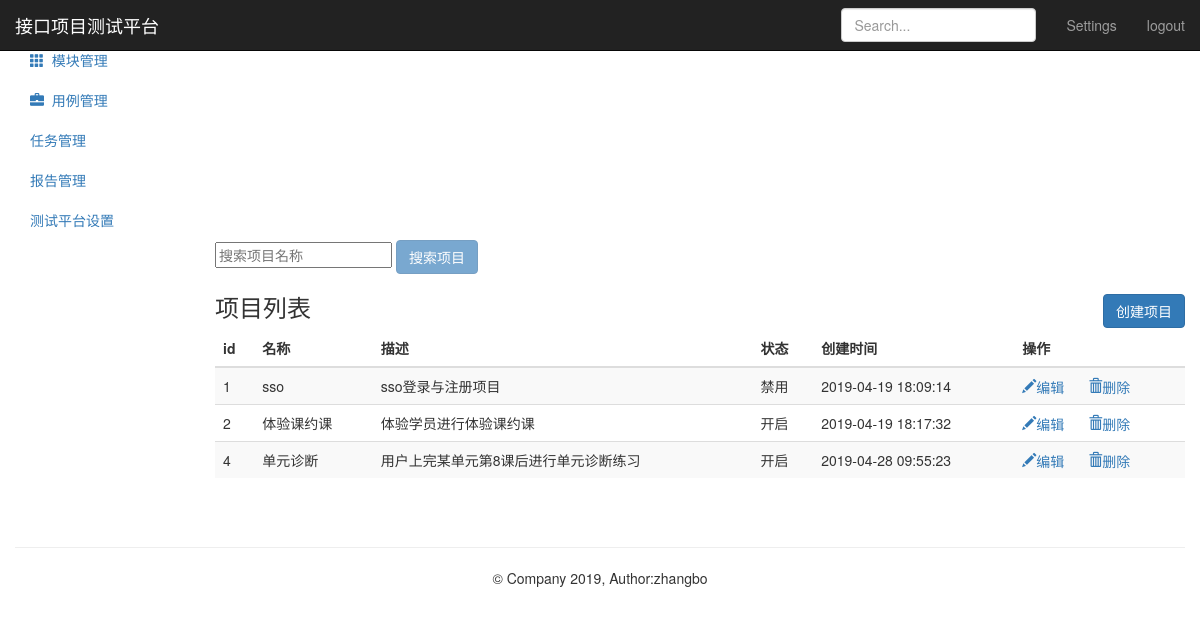
Screenshot of /project/ (signed in) with the database file from the repository.
### project_app/models.py (models this page shows, shortened)
class Project(models.Model):
      name = models.CharField("名称",max_length=50,null=False)
      describe = models.TextField("描述",default="",max_length=50)
      status = models.BooleanField("状态",default=1)
      update_time = models.DateTimeField(auto_now=True)
      create_time = models.DateTimeField(auto_now_add=True)

### project_app/views.py (the view)
# urls.py: path('',views.project_manage),
@login_required
def project_manage(request):
    project_all = Project.objects.all()
    return render(request,"project.html",{"projects":project_all,"type":"list"})

### templates/project.html (shortened to what this page needs)
{% extends "base.html" %}
{% block base %}
     <nav class="navbar navbar-inverse navbar-fixed-top">
        <div class="container-fluid">
            <div class="navbar-header">
            <a class="navbar-brand" href="#">接口项目测试平台</a>
            </div>
            <div id="navbar" class="navbar-collapse collapse">
                <ul class="nav navbar-nav navbar-right">
                    <li><a href="#">Settings</a></li>
                    <li><a href="/logout/">logout</a></li>
                </ul>
                <form class="navbar-form navbar-right">
                    <input type="text" class="form-control" placeholder="Search...">
                </form>
            </div>
        </div>
     </nav>
    <div class="container-fluid">
        <div class="row">
            <div class="col-sm-3 col-md-2 sidebar">
                <ul class="nav nav-sidebar">
                    <li class="active">
                        <a href="/project/">
                        </a>
                    </li>
                    <li>
                        <a href="/module/">
                            <i class="glyphicon glyphicon-th"></i>&nbsp;&nbsp;模块管理
                        </a>
                    </li>
               </ul>
               <ul class="nav nav-sidebar">
                   <li>
                       <a href="/testcase/">
                           <i class="glyphicon glyphicon-briefcase"></i>&nbsp;&nbsp;用例管理
                       </a>
                   </li>
                   <li><a href="">任务管理</a></li>
               </ul>
               <ul class="nav nav-sidebar">
                    <li><a href="">报告管理</a></li>
                    <li><a href="">测试平台设置</a></li>
               </ul>
            </div>
            <div class="col-sm-9 col-sm-offset-3 col-md-10 col-md-offset-2 main">
                {% if type == "list" %}
                <form class="project" method="post" name="project-page" action="search/">
                    <input  type="text" name="search-project" placeholder="搜索项目名称">
                    <button class="btn btn-primary" type="submit" disabled="disabled">搜索项目</button>
                </form>
                <h3 class="sub-header">项目列表
                    <button class="btn btn-primary" name="submit" style="float:right;"
                            onclick="location.href='/project/add_project/'">创建项目</button>
                </h3>
                <div class="table-responsive">
                    <table class="table table-striped">
                        <thead>
                            <tr style="text-align: center">
                                <th>id</th>
                                <th>名称</th>
                                <th>描述</th>
                                <th>状态</th>
                                <th>创建时间</th>
                                <th>操作</th>
                            </tr>
                        </thead>
                        <tbody>
                            {% for project in projects %}
                            <tr>
                                  <td>{{ project.id}}</td>
                                  <td>{{ project.name}}</td>
                                  <td>{{ project.describe}}</td>
                                  <td>
                                      {% if project.status == True %}
                                          <span>开启</span>
                                      {% elif project.status == False %}
                                          <span>禁用</span>
                                      {% endif %}
                                  </td>
                                  <td>{{ project.create_time | date:"Y-m-d H:i:s" }}</td>
                                  <td>
                                      <a href="/project/edit_project/{{ project.id }}/">
                                          <i class="glyphicon glyphicon-pencil">编辑</i>
                                      </a>
                                      <a href="/project/delete_project/{{ project.id }}/" style="margin-left:20px;">
                                          <i class="glyphicon glyphicon-trash">删除</i>
                                      </a>
                                  </td>
                            </tr>
                            {% endfor %}
                        </tbody>
                    </table>
                </div>
                {% endif %}
            </div>
        </div>
    </div>
{% endblock %}

### rows the page displays
Project: id "1", name "sso", describe "sso登录与注册项目", status "禁用", create_time "2019-04-19 18:09:14"
Project: id "2", name "体验课约课", describe "体验学员进行体验课约课", status "开启", create_time "2019-04-19 18:17:32"
Project: id "4", name "单元诊断", describe "用户上完某单元第8课后进行单元诊断练习", status "开启", create_time "2019-04-28 09:55:23"
